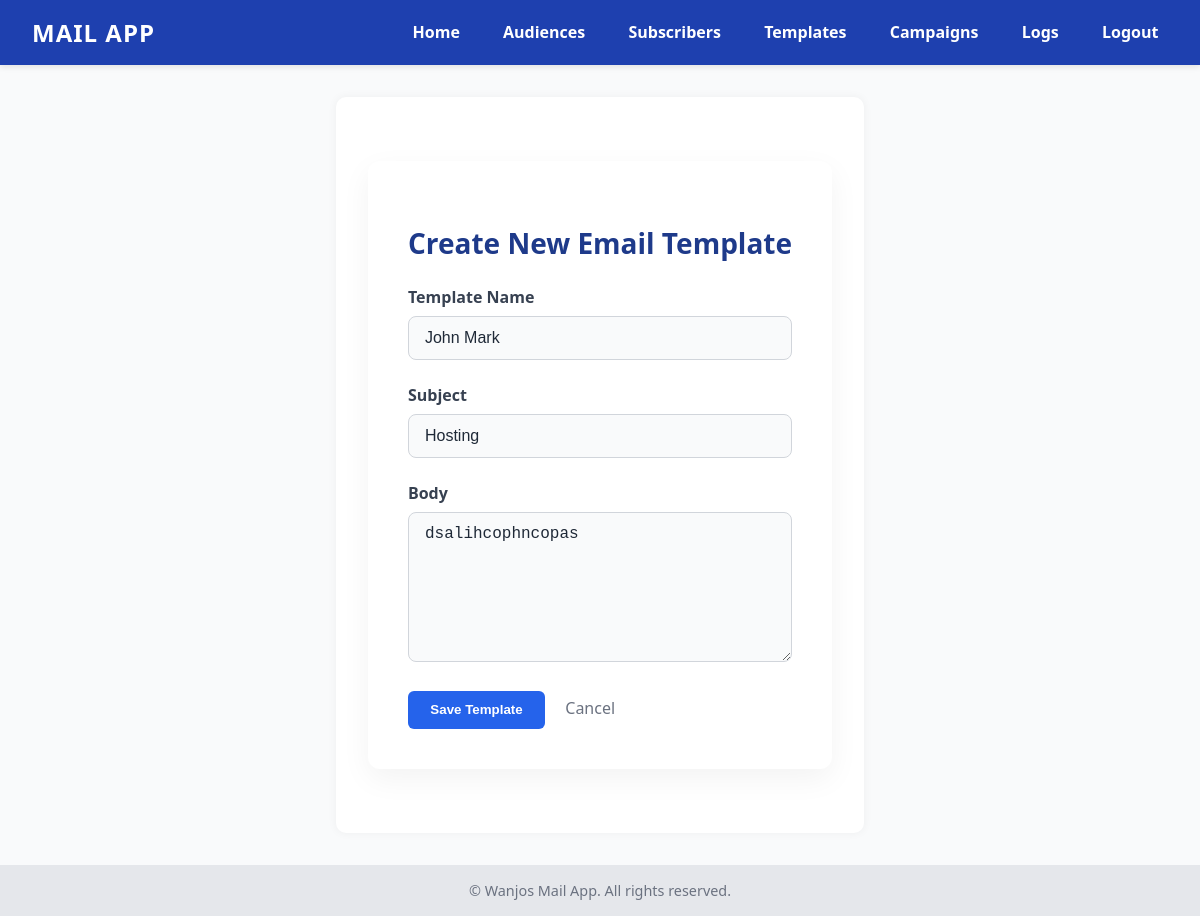
The page /templates/4/edit/ (signed in) on the database its author committed.
### sendemail/models.py (models this page shows, shortened)
class EmailTemplate(models.Model):
    user = models.ForeignKey(User, on_delete=models.CASCADE, related_name="email_templates")
    name = models.CharField(max_length=255)
    subject = models.CharField(max_length=255)
    body_html = models.TextField()
    body_text = models.TextField(blank=True)
    created_at = models.DateTimeField(auto_now_add=True)

### sendemail/views.py (the view, shortened to what this page needs)
# urls.py: path('templates/<int:template_id>/edit/', views.emailtemplate_update, name='email_template_edit'),
@login_required
def emailtemplate_update(request, template_id):
    template = get_object_or_404(EmailTemplate, pk=template_id, user=request.user)
    return render(request, "emailtemplates/emailtemplate_form.html", {"template": template})

### templates/emailtemplates/emailtemplate_form.html (shortened to what this page needs)
{% extends "base.html" %}
{% block content %}
<div class="template-form-container">
  <h2>Create New Email Template</h2>
  <form method="post">
    <div class="form-group">
      <label for="name">Template Name</label>
      <input type="text" id="name" name="name" placeholder="e.g. Welcome Series" value="{{ template.name|default:'' }}">
    </div>
    <div class="form-group">
      <label for="subject">Subject</label>
      <input type="text" id="subject" name="subject" placeholder="e.g. Thanks for joining us!" value="{{ template.subject|default:'' }}">
    </div>
    <div class="form-group">
      <label for="body">Body</label>
      <textarea id="body" name="body" placeholder="Write your email content here...">{{ template.body_text|default:'' }}</textarea>
    </div>
    <div class="form-actions">
      <button type="submit" class="btn-primary">Save Template</button>
      <a href="{% url 'email_templates' %}" class="btn-cancel">Cancel</a>
    </div>
  </form>
</div>
{% endblock %}

### templates/base.html (style rules this page uses)
*, *::before, *::after { box-sizing: border-box; }
body { margin: 0; font-family: 'Segoe UI', Tahoma, Geneva, Verdana, sans-serif; background-color: #f9fafb; color: #1f2937; display: flex; flex-direction: column; min-height: 100vh; }
a { color: #ffffff; text-decoration: none; transition: color 0.3s ease; }

### templates/emailtemplates/emailtemplate_form.html (style rules this page uses)
.template-form-container { max-width: 700px; margin: 2rem auto; background: #ffffff; padding: 2.5rem; border-radius: 12px; box-shadow: 0 10px 30px rgba(0, 0, 0, 0.05); font-family: 'Segoe UI', Tahoma, Geneva, Verdana, sans-serif; }
.template-form-container h2 { font-size: 1.75rem; margin-bottom: 1.5rem; color: #1e3a8a; }
.form-group { margin-bottom: 1.5rem; }
.form-group label { display: block; font-weight: 600; margin-bottom: 0.5rem; color: #374151; }
.form-group input, .form-group textarea { width: 100%; padding: 0.75rem 1rem; border: 1.5px solid #d1d5db; border-radius: 8px; font-size: 1rem; background-color: #f9fafb; color: #1f2937; }
.form-group textarea { resize: vertical; min-height: 150px; }
.form-actions { margin-top: 1.5rem; }
.btn-primary { background-color: #2563eb; color: white; padding: 0.7rem 1.4rem; border: none; border-radius: 6px; font-weight: 600; cursor: pointer; transition: background-color 0.3s ease; }
.btn-cancel { margin-left: 1rem; color: #6b7280; text-decoration: none; font-weight: 500; }

### rows shown on the page
EmailTemplate: name "John Mark", subject "Hosting", body "dsalihcophncopas"
